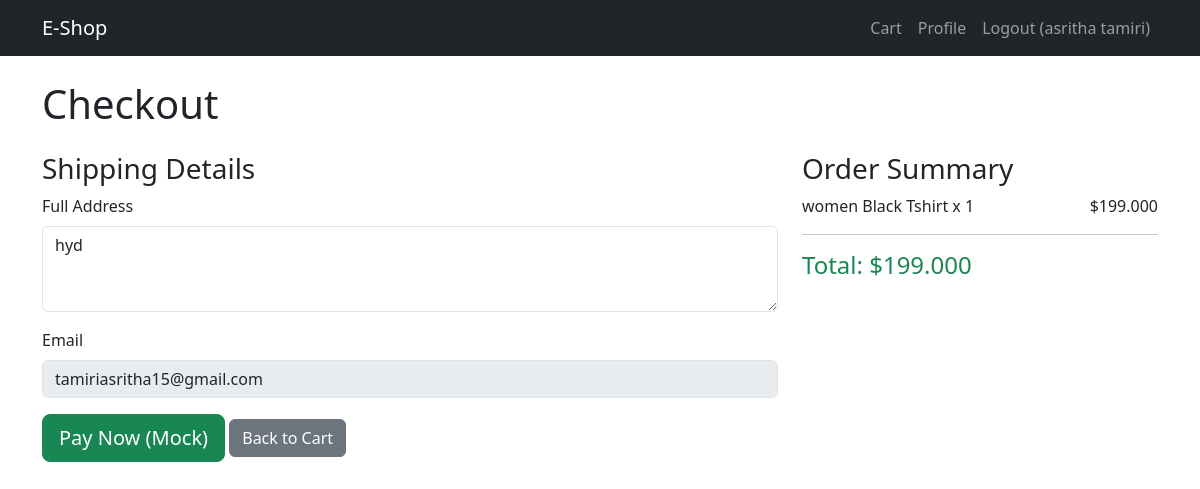
/orders/checkout/ (signed in), run on the app's committed database.
### users/models.py (models this page shows, shortened)
class CustomUser(AbstractUser):
    username = None  # remove username field
    email = models.EmailField(unique=True)
    phone_number = models.CharField(max_length=15, blank=True, null=True)
    is_active = models.BooleanField(default=False)
    is_staff = models.BooleanField(default=False)
    date_joined = models.DateTimeField(default=timezone.now)
    address = models.TextField(blank=True)
    USERNAME_FIELD = "email"
    REQUIRED_FIELDS = []
    objects = CustomUserManager()

### cart/models.py (models this page shows, shortened)
class CartItem(models.Model):
    cart = models.ForeignKey(Cart, related_name='items', on_delete=models.CASCADE)
    product = models.ForeignKey(Product, on_delete=models.CASCADE)
    quantity = models.PositiveIntegerField(default=1)
    @property
    def subtotal(self):
        return self.product.price*self.quantity

### products/models.py (models this page shows, shortened)
class Product(models.Model):
    CATEGORY_CHOICES = [
        ('M','Men'),
        ('W','Women')
    ]
    name = models.CharField(max_length=255)
    description = models.TextField()
    price = models.DecimalField(max_digits=10, decimal_places=3)
    image = models.URLField(max_length=500, blank=True, null=True)  # Changed here
    stock = models.PositiveIntegerField(default=0)
    category = models.CharField(max_length=1, choices=CATEGORY_CHOICES, default='W')

### orders/views.py (the view)
# urls.py: path('checkout/', views.checkout, name='checkout'),
@login_required
def checkout(request):
    cart = Cart.objects.get(user=request.user)
    if not cart.items.exists():
        return redirect('cart:view_cart')
    total = sum(item.subtotal for item in cart.items.all())
    if request.method == 'POST':
        address = request.POST.get('address')
        request.user.address = address
        request.user.save()
    return render(request, 'orders/checkout.html',{'cart':cart,'total':total})

### templates/orders/checkout.html (shortened to what this page needs)
{% extends 'base.html' %}
{% block content %}
<h1 class="mb-4">Checkout</h1>
<form method="post" action="{% url 'orders:process_payment' %}">
    <div class="row">
        <div class="col-md-8">
            <h3>Shipping Details</h3>
            <div class="mb-3">
                <label class="form-label">Full Address</label>
                <textarea class="form-control" name="address" rows="3" required>{{ user.address }}</textarea>
            </div>
            <div class="mb-3">
                <label class="form-label">Email</label>
                <input type="email" class="form-control" value="{{ user.email }}" disabled>
            </div>
        </div>
        <div class="col-md-4">
            <h3>Order Summary</h3>
            {% for item in cart.items.all %}
            <div class="d-flex justify-content-between mb-2">
                <span>{{ item.product.name }} x {{ item.quantity }}</span>
                <span>${{ item.subtotal }}</span>
            </div>
            {% endfor %}
            <hr>
            <h4 class="text-success">Total: ${{ total }}</h4>
        </div>
    </div>
    <button type="submit" class="btn btn-success btn-lg">Pay Now (Mock)</button>
    <a href="{% url 'cart:view_cart' %}" class="btn btn-secondary">Back to Cart</a>
</form>
{% endblock %}

### templates/base.html (shortened to what this page needs)
<!DOCTYPE html>
<html lang="en">
<head>
    <link href="https://cdn.jsdelivr.net/npm/bootstrap@5.3.0/dist/css/bootstrap.min.css" rel="stylesheet">
</head>
<body>
    <nav class="navbar navbar-expand-lg navbar-dark bg-dark">
        <div class="container">
            <a class="navbar-brand" href="{% url 'products:product_list' %}">E-Shop</a>
            <div class="navbar-nav ms-auto">
                {% if user.is_authenticated %}
                    <a class="nav-link" href="{% url 'cart:view_cart' %}">Cart</a>
                    <a class="nav-link" href="{% url 'users:profile' %}">Profile</a>
                    <a class="nav-link" href="{% url 'users:logout' %}">Logout ({{ user.get_full_name }})</a>
                {% else %}
                    <a class="nav-link" href="{% url 'users:login' %}">Login</a>
                    <a class="nav-link" href="{% url 'users:register' %}">Register</a>
                {% endif %}
            </div>
        </div>
    </nav>
    <div class="container mt-4">
        {% block content %}{% endblock %}
    </div>
</body>
</html>

### data on the page
CustomUser: get_full_name "asritha tamiri", address "hyd", email "tamiriasritha15@gmail.com"
CartItem: product.name "women Black Tshirt", quantity "1", subtotal "199.000"

### other printed values
{{ total }} "199.000"
